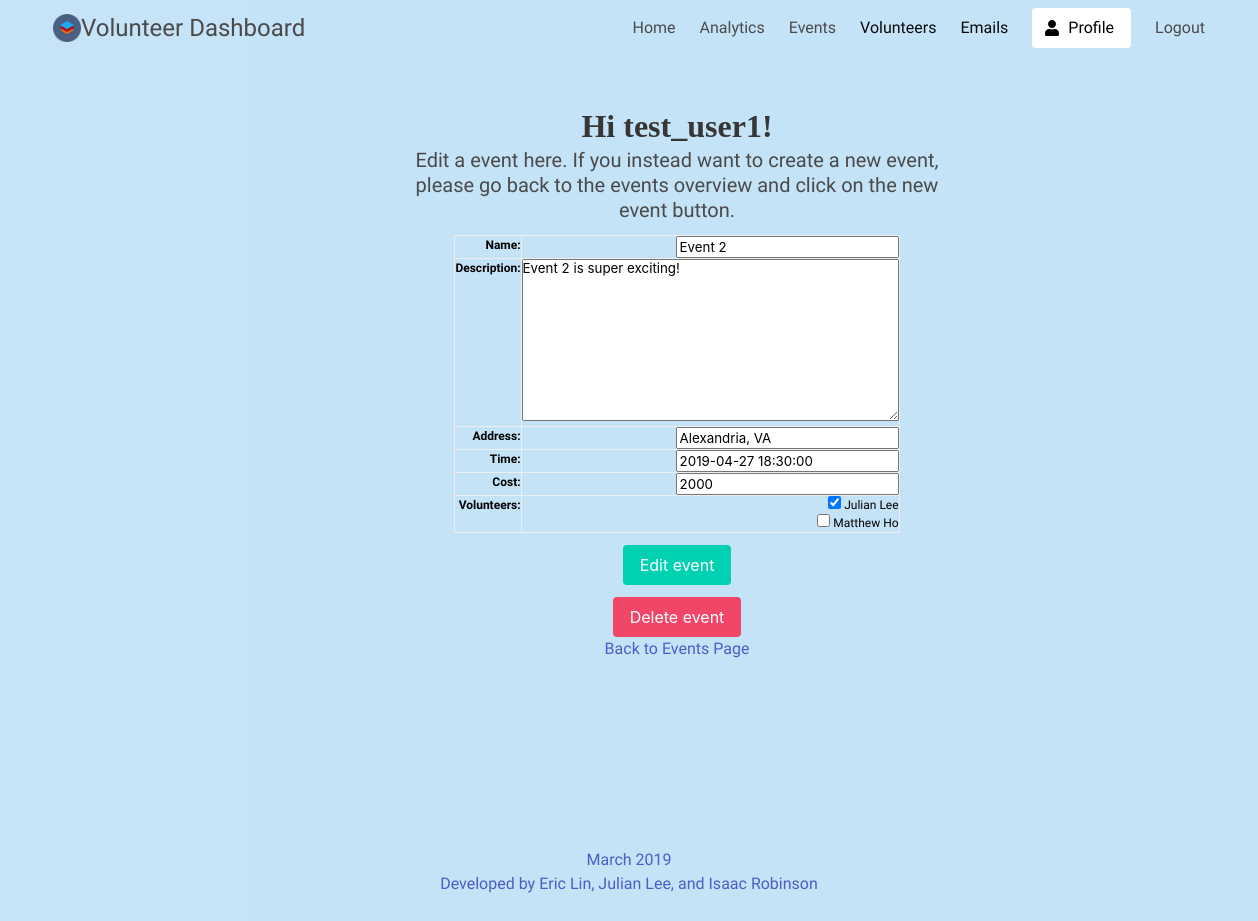
The page /events/edit-event/?id=2 (signed in) on the database as committed earlier.
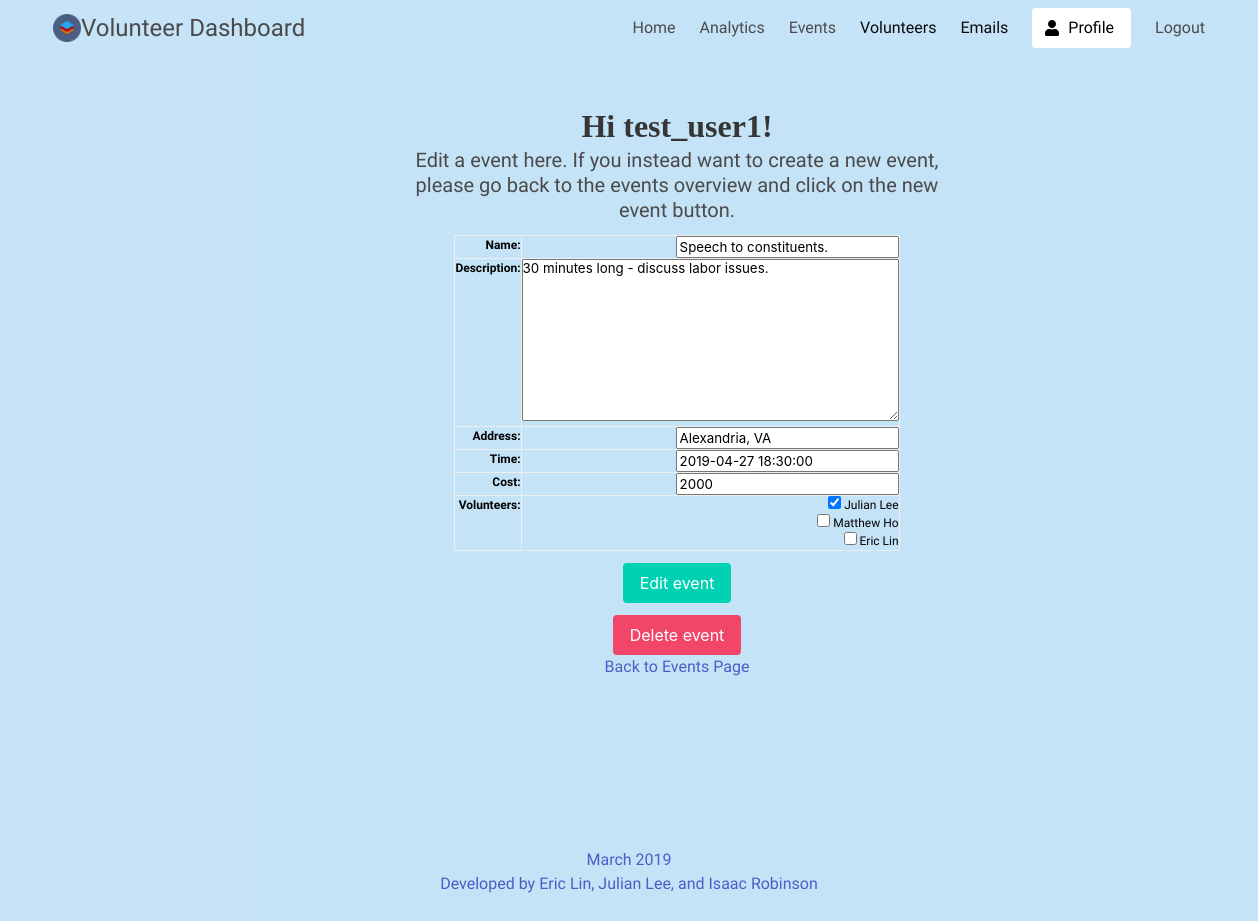
The same page on the database as committed later.
### events/models.py (models this page shows, shortened)
class Event(models.Model):		# To store events
 	name = models.CharField(max_length=256)
 	description = models.TextField(default='')
 	address = models.CharField(max_length=256)
 	time = models.DateTimeField(default=timezone.now)	# default is today
 	volunteers = models.ManyToManyField(Volunteer)
 	cost = models.IntegerField(default=1000)	# dollar cost of the event

### volunteers/models.py (models this page shows)
class Volunteer(models.Model):		# To store volunteers
	name = models.CharField(max_length=256)
	address = models.CharField(max_length=256)
	birthday = models.DateTimeField(default=timezone.now)	# default is today
	gender = models.CharField(max_length=16)
	email = models.EmailField()
	date_joined = models.DateTimeField(default=timezone.now)  # keeps track of when they joined
	num_hours = models.IntegerField(default=0)
	num_events = models.IntegerField(default=0)
	def __str__(self):
		return self.name

### events/views.py (the view, shortened to what this page needs)
# urls.py: path('edit-event/', views.edit_event, name='edit_event'),	# path for editing event view
def edit_event(request):
	event_id = request.GET.get('id', '')
	if event_id == '':
		return render(request, 'form_error.html')	# error page
	else:
		form_instance = Event.objects.get(id=event_id)
		if request.method == "GET":		# render page to edit event
			form = EventForm(instance=form_instance)
			context = {'form': form}
			return render(request, 'events_edit.html',context)

### events/forms.py
class EventForm(forms.ModelForm):
	volunteers = forms.ModelMultipleChoiceField(
					queryset=Volunteer.objects.all(),
					required=False,
					widget = forms.CheckboxSelectMultiple,
				)
	class Meta:
		model = Event
		fields = (
			'name',
			'description',
			'address',
			'time',
			'cost',
			'volunteers',
		)

### templates/events_edit.html (shortened to what this page needs)
{% extends 'base.html' %}
{% block content %}
	{% if user.is_authenticated %}
    <section class="section">
      <div class="hero-body">
        <div class="container has-text-centered">
          <div class="column is-6 is-offset-3">
            <h1 class="title">
              Hi {{ user.username }}!
            </h1>
            <h2 class="subtitle">
              Edit a event here. If you instead want to create a new event, please go back to the events overview and click on the new event button.
            </h2>
          </div>
          <form method="post">
            <div class="field is-grouped is-grouped-centered">
              <table border="1">
                {{ form }}
              </table>
            </div>
            <div class="field is-grouped is-grouped-centered">
              <div class="control">
                <button type="submit" class="button is-primary">Edit event</button>
              </div>
            </div>
            <div class="field is-grouped is-grouped-centered">
              <div class="control">
                <input type="submit" value="Delete event" class="button is-danger" name="delete">
              </div>
            </div>
          </form>
          <div class="field is-grouped-centered">
            <a href="{% url 'events' %}"> Back to Events Page </a>
          </div>
          <iframe src="https://www.facebook.com/plugins/share_button.php?href=https%3A%2F%2Fwww.indeed.com%2Fq-Volunteer-Political-Campaign-jobs.html&layout=button_count&size=large&appId=208209676198619&width=84&height=28" width="84" height="28" style="border:none;overflow:hidden" scrolling="no" frameborder="0" allowTransparency="true" allow="encrypted-media"></iframe>
        </div>
      </div>
      <div class="hero-foot is-light has-text-centered">
        <a>
          March 2019 <br>
          Developed by Eric Lin, Julian Lee, and Isaac Robinson
        </a>
      </div>
    </section>
	{% endif %}
{% endblock %}

Rows that differ between the two databases and show on the page:
changed Event "Alexandria, VA": name "Event 2" → "Speech to constituents."; description "Event 2 is super exciting!" → "30 minutes long - discuss labor issues."
Other text that changed with them:
form field volunteers: "☑ ☐" → "☑ ☐ ☐"
text no longer shown: "Name: Description: Address: Time: Cost: Volunteers: Julian Lee Matthew Ho"
text now shown: "Name: Description: Address: Time: Cost: Volunteers: Julian Lee Matthew Ho Eric Lin"
